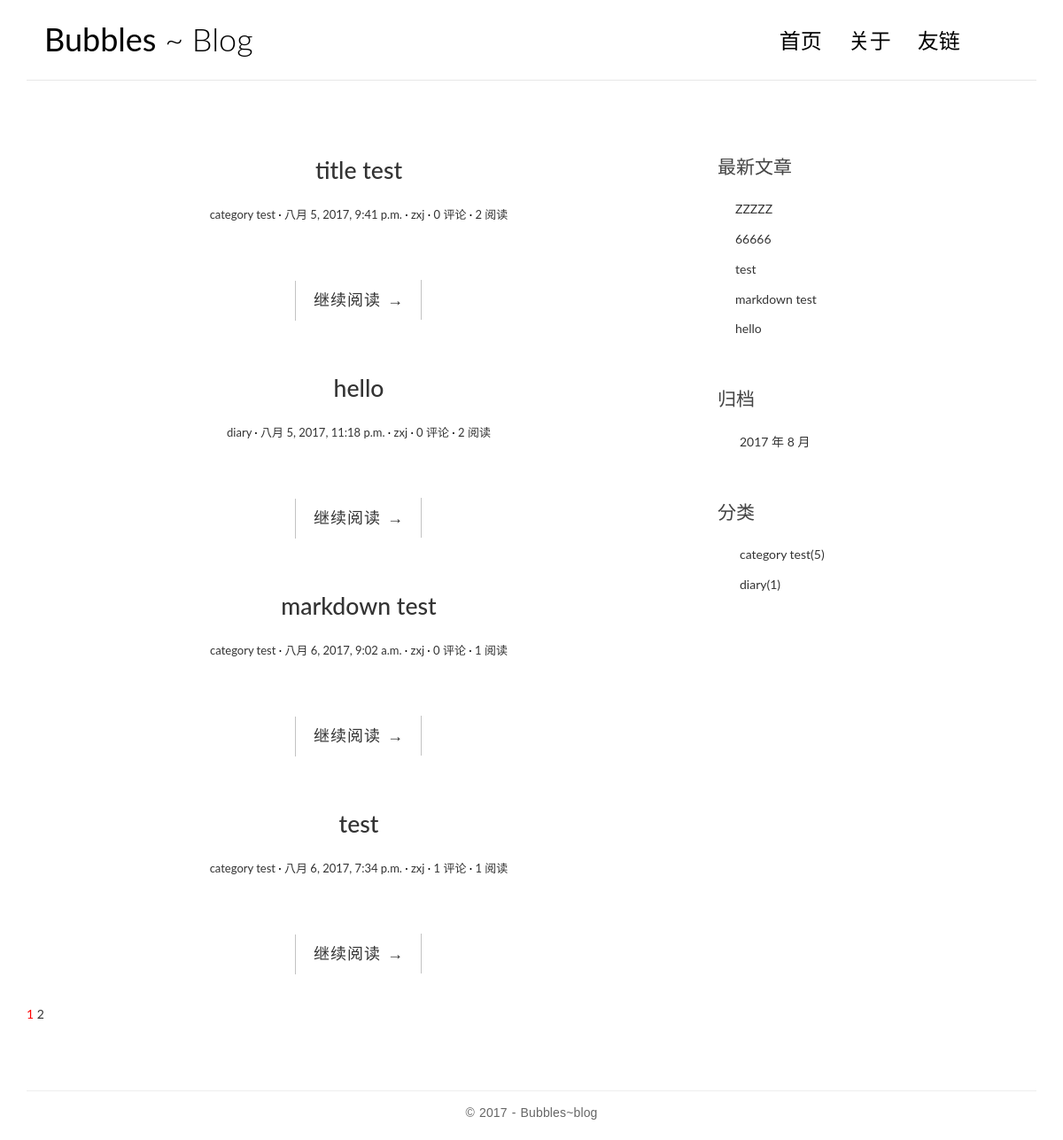
The page / on the database its author committed.
### blogapp/models.py (models this page shows, shortened)
class Post(models.Model):
    title = models.CharField(max_length=70)
    body = models.TextField()
    created_time = models.DateTimeField()
    modified_time = models.DateTimeField()
    excerpt = models.CharField(max_length=200, blank=True)
    category = models.ForeignKey(Category)
    tags = models.ManyToManyField(Tag, blank=True)
    author = models.ForeignKey(User)
    views = models.PositiveIntegerField(default = 0)
    def get_absolute_url(self):
    	return reverse('blogapp:detail',kwargs={'pk':self.pk})

class Category(models.Model):
    name = models.CharField(max_length=100)

### blogapp/views.py (the view, shortened to what this page needs)
# urls.py: url(r'^$', views.IndexView.as_view(), name='index'),
class IndexView(ListView):
	model = Post
	template_name = 'blog/index.html'
	context_object_name = 'post_list'
	paginate_by = 4
	def get_context_data(self, **kwargs):
		context = super(IndexView, self).get_context_data(**kwargs)
		paginator = context.get('paginator')
		page = context.get('page_obj')
		is_paginated = context.get('is_paginated')
		pagination_data = self.pagination_data(paginator, page, is_paginated)
		context.update(pagination_data)
		return context
	def pagination_data(self, paginator, page, is_paginated):
		if not is_paginated:
			return {}
		left = []
		right = []
		left_has_more = False
		right_has_more = False
		first = False
		last = False
		page_number = page.number
		total_pages = paginator.num_pages
		page_range = paginator.page_range
		page_range=list(page_range)
		if page_number == 1:
			right = page_range[page_number:page_number + 2]
			if right[-1] < total_pages - 1:
				right_has_more = True
			if right[-1] < total_pages:
				last = True
		elif page_number == total_pages:
			left = page_range[(page_number - 3) if (page_number - 3) > 0 else 0:page_number - 1]
			if left[0] > 2:
				left_has_more = True
			if left[0] > 1:
				first = True
		data = {
			'left': left,
			'right': right,
			'left_has_more': left_has_more,
			'right_has_more': right_has_more,
			'first': first,
			'last': last,
		}
		return data

### blogapp/templatetags/blog_tags.py (called while the page is built)
@register.simple_tag
def get_recent_posts(num=5):
	return Post.objects.all().order_by('-created_time')[:num]

@register.simple_tag
def archives():
	return Post.objects.dates('created_time','month',order='DESC')

@register.simple_tag
def get_categories():
	return Category.objects.annotate(num_posts=Count('post')).filter(num_posts__gt=0)

### templates/blog/index.html (shortened to what this page needs)
{% extends 'base.html' %}
{% load staticfiles %}
            {% block main %}
            	{% for post in post_list %}
                <article class="post post-{{ post.pk }}">
                    <header class="entry-header">
                        <h1 class="entry-title">
                            <a href="{{ post.get_absolute_url }}">{{ post.title }}</a>
                        </h1>
                        <div class="entry-meta">
                            <span class="post-category"><a href="#">{{ post.category.name }}</a></span>
                            <span class="post-date"><a href="#"><time class="entry-date"
                                                                      datetime="{{ post.created_time }}">{{ post.created_time }}</time></a></span>
                            <span class="post-author"><a href="#">{{ post.author }}</a></span>
                            <span class="comments-link"><a href="#">{{ post.comment_set.count }} 评论</a></span>
                            <span class="views-count"><a href="{{ post.get_absolute_url }}">{{ post.views }} 阅读</a></span>
                        </div>
                    </header>
                    <div class="entry-content clearfix">
                        <div class="read-more cl-effect-14">
                            <a href="{{ post.get_absolute_url }}" class="more-link">继续阅读 <span class="meta-nav">→</span></a>
                        </div>
                    </div>
                </article>
{% empty %}
  <div class="no-post">暂时还没有发布的文章！</div>
{% endfor %}
				{% if is_paginated %}
<div class="pagination">
  <a href="?page={{ page_obj.number }}" style="color: red">{{ page_obj.number }}</a>
  {% if right %}
    {% for i in right %}
        <a href="?page={{ i }}">{{ i }}</a>
    {% endfor %}
  {% endif %}
</div>
{% endif %}
             {% endblock main %}

### templates/base.html (shortened to what this page needs)
{% load staticfiles %}
{% load blog_tags %}
<!DOCTYPE html>
<html>
<head>
    <link rel="stylesheet" href="{% static 'blog/css/bootstrap.min.css' %}">
    <link rel="stylesheet" href="http://code.ionicframework.com/ionicons/2.0.1/css/ionicons.min.css">
    <link rel="stylesheet" href="{% static 'blog/css/pace.css' %}">
    <link rel="stylesheet" href="{% static 'blog/css/custom.css' %}">
    <link rel="stylesheet" href="{% static 'blog/css/highlights/github.css' %}">
</head>
<body>
<div class="container">
    <header id="site-header">
        <div class="row">
            <div class="col-md-4 col-sm-5 col-xs-8">
                <div class="logo">
                    <h1><a href="{% url 'blogapp:index' %}"><b>Bubbles</b> ~ Blog</a></h1>
                </div>
            </div>
            <div class="col-md-8 col-sm-7 col-xs-4">
                <nav class="main-nav" role="navigation">
                    <div class="collapse navbar-collapse" id="bs-example-navbar-collapse-1">
                        <ul class="nav navbar-nav navbar-right">
                            <li class="cl-effect-11"><a href="{% url 'blogapp:index' %}" data-hover="首页">首页</a></li>
                            <li class="cl-effect-11"><a href="{% url 'blogapp:about' %}" data-hover="关于">关于</a></li>
                         <li class="cl-effect-11"><a href="{% url 'blogapp:links' %}" data-hover="友链">友链</a></li>
                        </ul>
                    </div>
                </nav>
            </div>
        </div>
    </header>
</div>
<div class="content-body">
    <div class="container">
        <div class="row">
            <main class="col-md-8">
                {% block main %}
                {% endblock main %}
            </main>
            <aside class="col-md-4">
                <div class="widget widget-recent-posts">
                    <h3 class="widget-title">最新文章</h3>
                    {% get_recent_posts as recent_post_list %}
                    <ul>
                    {% for post in recent_post_list %}
                        <li>
                            <a href="{{post.get_absolute_url }}">{{ post.title }}</a>
                        </li>
                        {% empty %}
                        暂无文章！
                        {% endfor %}
                    </ul>
                </div>
                <div class="widget widget-archives">
                    <h3 class="widget-title">归档</h3>
                    {% archives as date_list %}
                    <ul>
                    {% for date in date_list %}
                        <li>
                            <a href="{% url 'blogapp:archives' date.year date.month %}">{{ date.year }} 年 {{ date.month }} 月</a>
                        </li>
                        {% empty %}
                        暂无归档！
                        {% endfor %}
                    </ul>
                </div>
                <div class="widget widget-category">
                    <h3 class="widget-title">分类</h3>
                    {% get_categories as category_list %}
                    <ul>
                    {% for category in category_list %}
                        <li>
                            <a href="{% url 'blogapp:category' category.pk %}">{{ category.name }}<span class="post-count">({{ category.num_posts }})</span></a>
                        </li>
                        {% empty %}
                        暂无分类！
                        {% endfor %}
                    </ul>
                </div>
                </div>
        </div>
    </div>
<footer id="site-footer">
    <div class="container">
        <div class="row">
            <div class="col-md-12">
                <p class="copyright">&copy 2017 - Bubbles~blog</a>
                </p>
            </div>
        </div>
    </div>
</footer>
</body>
</html>

### blogapp/static/blog/css/custom.css (style rules this page uses)
* { outline: none; }
h1, h2, h3, h4, h5, h6 { margin-top: 0; }
b { font-weight: 400; }
a { color: #333; }
body { color: #444; font-family: 'Lato', sans-serif; }
p { font-family: 'Ubuntu', sans-serif; font-weight: 400; word-spacing: 1px; letter-spacing: 0.01em; }
#site-header { background-color: #FFF; padding: 25px 20px; margin-bottom: 40px; border-bottom: 1px solid #e7e7e7; }
.logo h1 a { color: #000; }
.logo h1 { margin: 0; font-family: 'Lato', sans-serif; font-weight: 300; }
.main-nav { margin-top: 11px; max-width: 95%; }
.main-nav a { color: #000000 !important; padding: 0 0 5px 0 !important; margin-right: 30px; font-family: 'Lato', sans-serif; font-weight: 300; font-size: 24px; }
.cl-effect-11 a { padding: 10px 0; color: #0972b4; text-shadow: none; }
.cl-effect-11 a::before { position: absolute; top: 0; left: 0; overflow: hidden; padding: 0 0 5px 0 !important; max-width: 0; border-bottom: 1px solid #000; color: #000; content: attr(data-hover); white-space: nowrap; -webkit-transition: max-width 0.5s; -moz-transition: max-width 0.5s; transition: max-width 0.5s; }
.content-body { padding-bottom: 4em; }
.post { background: #fff; padding: 30px 30px 0; }
.entry-title { text-align: center; font-size: 1.9em; margin-bottom: 20px; line-height: 1.6; padding: 10px 20px 0; }
.entry-meta { text-align: center; color: #DDDDDD; font-size: 13px; margin-bottom: 30px; }
.entry-content { font-size: 18px; line-height: 1.9; font-weight: 300; color: #000; }
.post-category::after, .post-date::after, .post-author::after, .comments-link::after { content: ' ·'; color: #000; }
.read-more { font-family: 'Ubuntu', sans-serif; font-weight: 400; word-spacing: 1px; letter-spacing: 0.01em; text-align: center; margin-top: 20px; }
.cl-effect-14 a { padding: 0 20px; height: 45px; line-height: 45px; position: relative; display: inline-block; margin: 15px 25px; letter-spacing: 1px; font-weight: 400; text-shadow: 0 0 1px rgba(255, 255, 255, 0.3); }
.cl-effect-14 a::before, .cl-effect-14 a::after { position: absolute; width: 45px; height: 1px; background: #C3C3C3; content: ''; -webkit-transition: all 0.3s; -moz-transition: all 0.3s; transition: all 0.3s; pointer-events: none; }
.cl-effect-14 a::before { top: 0; left: 0; -webkit-transform: rotate(90deg); -moz-transform: rotate(90deg); transform: rotate(90deg); -webkit-transform-origin: 0 0; -moz-transform-origin: 0 0; transform-origin: 0 0; }
.cl-effect-14 a::after { right: 0; bottom: 0; -webkit-transform: rotate(90deg); -moz-transform: rotate(90deg); transform: rotate(90deg); -webkit-transform-origin: 100% 0; -moz-transform-origin: 100% 0; transform-origin: 100% 0; }
.widget { background: #fff; padding: 30px 0 0; }
.widget-title { font-size: 1.5em; margin-bottom: 20px; line-height: 1.6; padding: 10px 0 0; font-weight: 400; }
.widget-recent-posts ul { padding: 0; margin: 0; padding-left: 20px; }
.widget-recent-posts ul li { list-style-type: none; position: relative; line-height: 170%; margin-bottom: 10px; }
.widget-recent-posts ul li::before { content: '\f3d3'; font-family: "Ionicons"; position: absolute; left: -17px; top: 3px; font-size: 16px; color: #000; }
.widget-archives ul { padding: 0; margin: 0; padding-left: 25px; }
.widget-archives ul li { list-style-type: none; position: relative; line-height: 170%; margin-bottom: 10px; }
.widget-archives ul li::before { content: '\f3f3'; font-family: "Ionicons"; position: absolute; left: -25px; top: 1px; font-size: 16px; color: #000; }
.widget-category ul { padding: 0; margin: 0; padding-left: 25px; }
.widget-category ul li { list-style-type: none; position: relative; line-height: 170%; margin-bottom: 10px; }
.widget-category ul li::before { content: '\f3fe'; font-family: "Ionicons"; position: absolute; left: -25px; top: 1px; font-size: 18px; color: #000; }
#site-footer { padding-top: 10px; padding: 0 0 1.5em 0; }
.copyright { text-align: center; padding-top: 1em; margin: 0; border-top: 1px solid #eee; color: #666; }

### rows shown on the page
Post: title "title test", category.name "category test", created_time "八月 5, 2017, 9:41 p.m.", author "zxj", comment_set.count "0", views "2"
Post: title "hello", category.name "diary", created_time "八月 5, 2017, 11:18 p.m.", author "zxj", comment_set.count "0", views "2"
Post: title "markdown test", category.name "category test", created_time "八月 6, 2017, 9:02 a.m.", author "zxj", comment_set.count "0", views "1"
Post: title "test", category.name "category test", created_time "八月 6, 2017, 7:34 p.m.", author "zxj", comment_set.count "1", views "1"
Post: title "ZZZZZ"
Post: title "66666"
Category: name "category test", num_posts "5"
Category: name "diary", num_posts "1"

### other values the page prints
{{ page_obj.number }} "1"
{{ i }} "2"
{{ date.year }} "2017"
{{ date.month }} "8"
